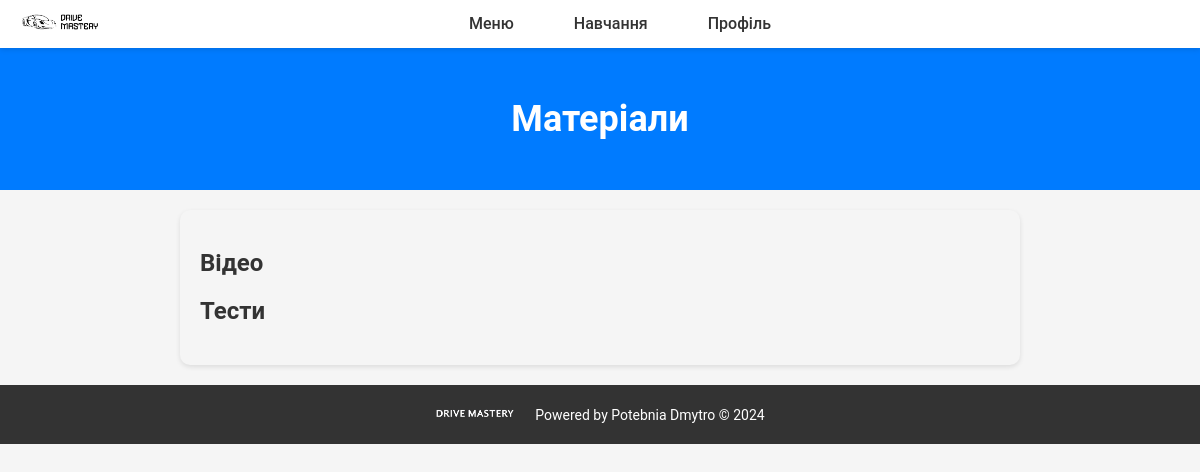
Before: /student_main/materials/ (signed in) with the older database file.
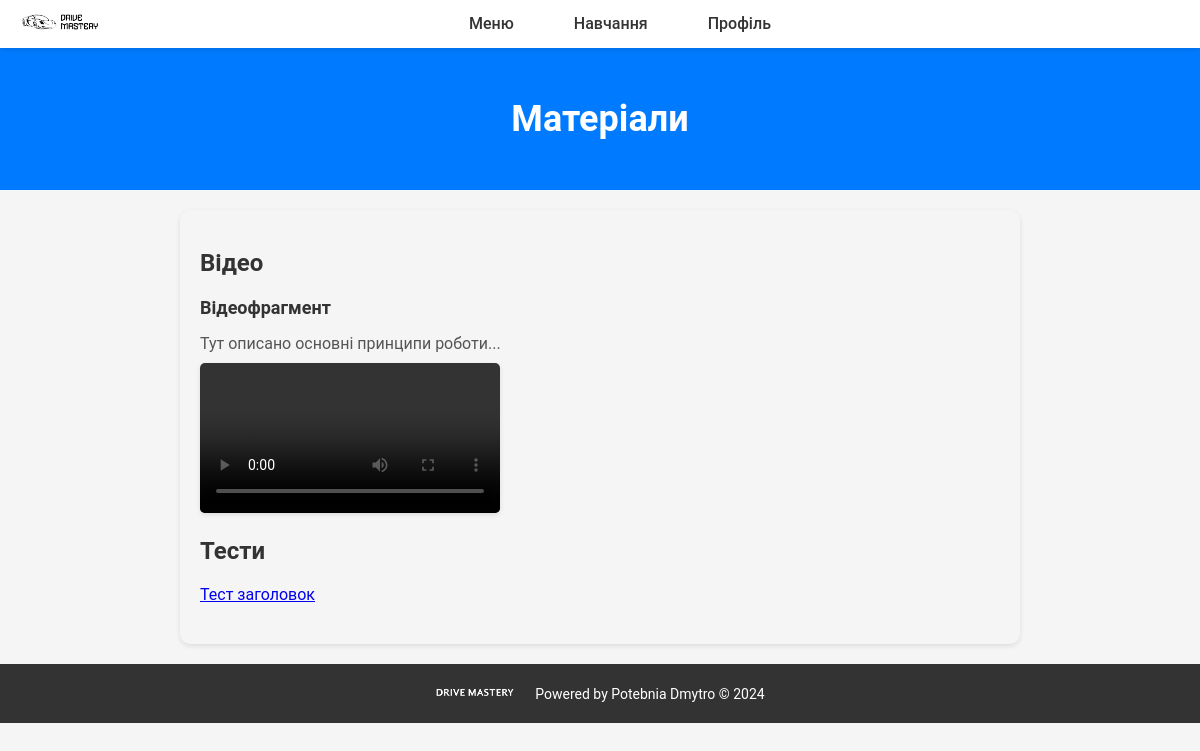
After: the same page with the newer database file.
### main/models.py (models this page shows, shortened)
class Video(models.Model): # Модель відео
    title = models.CharField(max_length=200) # Назва відео
    description = models.TextField() # Опис відео
    video_file = models.FileField(upload_to='videos/') # Файл відео
    created_at = models.DateTimeField(auto_now_add=True) # Дата створення відео

class Test(models.Model): # Модель тесту
    title = models.CharField(max_length=200) # Назва тесту
    description = models.TextField() # Опис тесту
    questions = models.ManyToManyField(Question) # Зв'язок з питаннями
    created_at = models.DateTimeField(auto_now_add=True) # Дата створення тесту

### main/views.py (the view)
# urls.py: path('<str:user_type>_main/materials/', views.materials, name='materials'),
@login_required
def materials(request, user_type): # Функція "Матеріали"
    videos = Video.objects.all()
    tests = Test.objects.all()
    context = {
        'show_content': 'materials',
        'page_title': 'Матеріали',
        'videos': videos,
        'tests': tests,
    }
    return render(request, f'main/{user_type}.html', context)

### main/templates/main/student.html (shortened to what this page needs)
<!DOCTYPE html>
<html lang="uk">
<head>
    <link rel="stylesheet" href="/static/css/users.css">
    <link rel="stylesheet" href="/static/css/forms.css">
    <link rel="stylesheet" href="/static/css/materials.css">
</head>
<body>
    <nav>
        <div class="logo">
            <a href="{% url 'student' %}" id="logo-link">
                <img src="/static/png/logo.png" alt="Logo" id="logo">
            </a>
        </div>
        <div class="nav-container">
            <ul class="nav-links">
                <li>
                    <a href="#">Меню</a>
                </li>
                <li>
                    <a href="#">Навчання</a>
                </li>
                <li>
                    <a href="#">Профіль</a>
                </li>
            </ul>
        </div>
    </nav>
    <header>
        <h1>{{ page_title }}</h1>
    </header>
    <main>
        {% include 'main/extends/materials.html' %}
    </main>
    <footer>
        <div class="footer-logo">
            <img src="/static/png/footer.png" alt="Footer Logo">
        </div>
        <div class="footer-text">Powered by Potebnia Dmytro © 2024</div>
    </footer>
</body>
</html>

### main/templates/main/extends/materials.html (shortened to what this page needs)
{% if show_content == 'materials' %}
	<div class="materials-section">
        <h2>Відео</h2>
        <ul>
            {% for video in videos %}
                <li>
                    <h3>{{ video.title }}</h3>
                    <p>{{ video.description }}</p>
                    {% if video.video_file %}
                        <video controls>
                            <source src="{{ video.video_file.url }}" type="video/mp4">
                        </video>
                    {% endif %}
                </li>
            {% endfor %}
        </ul>
        <h2>Тести</h2>
        <ul>
            {% for test in tests %}
			{% if test.questions.all %}
                <li><a href="{% url 'take_test' user_type=request.user.user_type test_id=test.id %}">{{ test.title }}</a></li>
            {% endif %}
			{% endfor %}
        </ul>
	</div>
{% elif show_content == 'test_result' %}
	<div class="test-result-section">
		<h2>{{ page_title }}</h2>
        <p>Ваш результат: {{ score }}/{{ total_questions }}</p>
	</div>
{% endif %}

Changed rows visible on the page:
added Video: title "Відеофрагмент", description "Тут описано основні принципи роботи..."
added Test: title "Тест заголовок"
